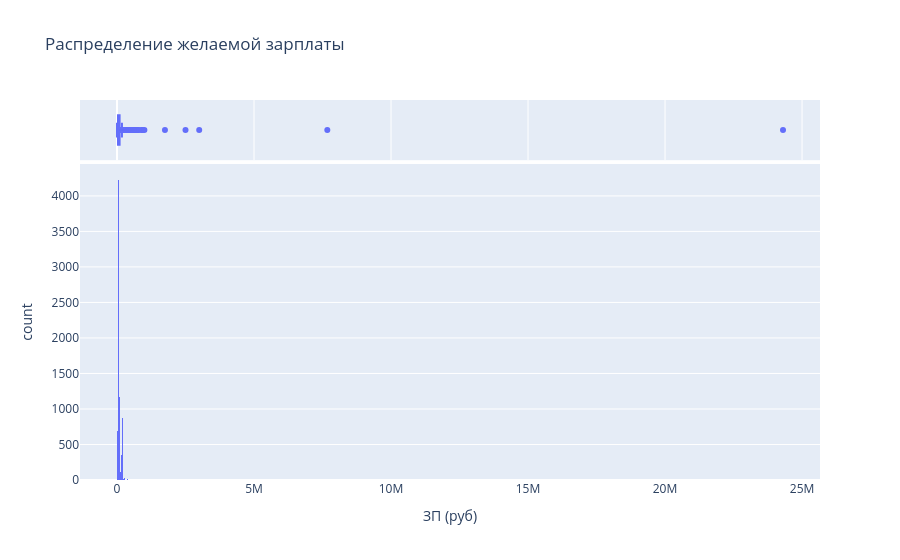

The cell this chart's notebook holds for it:
### Markdown cell above
3. Постройте распределение признака **"ЗП (руб)"**. Опишите данное распределение, отвечая на следующие вопросы: каковы предельные значения признака, в каком примерном интервале находится заработная плата большинства соискателей? Есть ли аномалии для признака возраста? Обратите внимание на гигантские размеры желаемой заработной платы.
*Совет: постройте гистограмму и коробчатую диаграмму рядом.*

### Code cell
feature = 'ЗП (руб)'
display(df[feature].describe().astype(int))

# Построение гистограммы с маржинальной коробчатой диаграммой
fig = px.histogram(
    df,
    x = feature,
    marginal = 'box', # Добавляет коробчатую диаграмму сверху
    title = 'Распределение желаемой зарплаты',
)
fig.show()

print("Модальное значение желаемой зарплаты:", df[feature].mode()[0])
print("Доля соискателей с желаемой зарплатой от 34 до 115 тыс.руб.", df[(df[feature] > 34000) & (df[feature] < 115000)].shape[0] / df.shape[0])

### Figure 1 — Plotly figure (JSON) as saved in the notebook; plotly's stock layout.template omitted (floating-point values rounded to 4 significant figures; data arrays with more than 128 entries replaced by an {"elided": "..."} marker saying what was removed)
{"data": [{"bingroup": "x", "hovertemplate": "ЗП (руб)=%{x}<br>count=%{y}<extra></extra>", "legendgroup": "", "marker": {"color": "#636efa", "pattern": {"shape": ""}}, "name": "", "orientation": "v", "showlegend": false, "type": "histogram", "x": {"elided": "44744 int values"}, "xaxis": "x", "yaxis": "y"}, {"hovertemplate": "ЗП (руб)=%{x}<extra></extra>", "legendgroup": "", "marker": {"color": "#636efa"}, "name": "", "notched": true, "showlegend": false, "type": "box", "x": {"elided": "44744 int values"}, "xaxis": "x2", "yaxis": "y2"}], "layout": {"barmode": "relative", "legend": {"tracegroupgap": 0}, "title": {"text": "Распределение желаемой зарплаты"}, "xaxis": {"anchor": "y", "domain": [0, 1], "title": {"text": "ЗП (руб)"}}, "xaxis2": {"anchor": "y2", "domain": [0, 1], "matches": "x", "showgrid": true, "showticklabels": false}, "yaxis": {"anchor": "x", "domain": [0, 0.8316], "title": {"text": "count"}}, "yaxis2": {"anchor": "x2", "domain": [0.8416, 1], "matches": "y2", "showgrid": false, "showline": false, "showticklabels": false, "ticks": ""}}}
